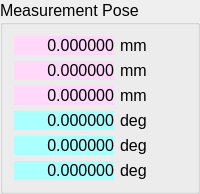
           <widget class="QGroupBox" name="groupBox_10">
            <property name="font">
             <font>
              <pointsize>12</pointsize>
             </font>
            </property>
            <property name="title">
             <string>Measurement Pose</string>
            </property>
            <layout class="QVBoxLayout" name="verticalLayout_26">
             <item>
              <layout class="QVBoxLayout" name="verticalLayout_33">
               <item>
                <layout class="QHBoxLayout" name="horizontalLayout_37">
                 <item>
                  <widget class="QLabel" name="label_measuresPose_X">
                   <property name="minimumSize">
                    <size>
                     <width>100</width>
                     <height>0</height>
                    </size>
                   </property>
                   <property name="font">
                    <font>
                     <pointsize>12</pointsize>
                    </font>
                   </property>
                   <property name="styleSheet">
                    <string notr="true">background-color: rgb(255, 216, 250);</string>
                   </property>
                   <property name="text">
                    <string>0.000000</string>
                   </property>
                   <property name="alignment">
                    <set>Qt::AlignRight|Qt::AlignTrailing|Qt::AlignVCenter</set>
                   </property>
                  </widget>
                 </item>
                 <item>
                  <widget class="QLabel" name="label_142">
                   <property name="font">
                    <font>
                     <pointsize>12</pointsize>
                     <weight>50</weight>
                     <bold>false</bold>
                    </font>
                   </property>
                   <property name="text">
                    <string>mm</string>
                   </property>
                  </widget>
                 </item>
                </layout>
               </item>
               <item>
                <layout class="QHBoxLayout" name="horizontalLayout_38">
                 <item>
                  <widget class="QLabel" name="label_measuresPose_Y">
                   <property name="minimumSize">
                    <size>
                     <width>100</width>
                     <height>0</height>
                    </size>
                   </property>
                   <property name="font">
                    <font>
                     <pointsize>12</pointsize>
                    </font>
                   </property>
                   <property name="styleSheet">
                    <string notr="true">background-color: rgb(255, 216, 250);</string>
                   </property>
                   <property name="text">
                    <string>0.000000</string>
                   </property>
                   <property name="alignment">
                    <set>Qt::AlignRight|Qt::AlignTrailing|Qt::AlignVCenter</set>
                   </property>
                  </widget>
                 </item>
                 <item>
                  <widget class="QLabel" name="label_144">
                   <property name="font">
                    <font>
                     <pointsize>12</pointsize>
                     <weight>50</weight>
                     <bold>false</bold>
                    </font>
                   </property>
                   <property name="text">
                    <string>mm</string>
                   </property>
                  </widget>
                 </item>
                </layout>
               </item>
               <item>
                <layout class="QHBoxLayout" name="horizontalLayout_39">
                 <item>
                  <widget class="QLabel" name="label_measuresPose_Z">
                   <property name="minimumSize">
                    <size>
                     <width>100</width>
                     <height>0</height>
                    </size>
                   </property>
                   <property name="font">
                    <font>
                     <pointsize>12</pointsize>
                    </font>
                   </property>
                   <property name="styleSheet">
                    <string notr="true">background-color: rgb(255, 216, 250);</string>
                   </property>
                   <property name="text">
                    <string>0.000000</string>
                   </property>
                   <property name="alignment">
                    <set>Qt::AlignRight|Qt::AlignTrailing|Qt::AlignVCenter</set>
                   </property>
                  </widget>
                 </item>
                 <item>
                  <widget class="QLabel" name="label_146">
                   <property name="font">
                    <font>
                     <pointsize>12</pointsize>
                     <weight>50</weight>
                     <bold>false</bold>
                    </font>
                   </property>
                   <property name="text">
                    <string>mm</string>
                   </property>
                  </widget>
                 </item>
                </layout>
               </item>
               <item>
                <layout class="QHBoxLayout" name="horizontalLayout_40">
                 <item>
                  <widget class="QLabel" name="label_measuresPose_phi">
                   <property name="minimumSize">
                    <size>
                     <width>100</width>
                     <height>0</height>
                    </size>
                   </property>
                   <property name="font">
                    <font>
                     <pointsize>12</pointsize>
                    </font>
                   </property>
                   <property name="styleSheet">
                    <string notr="true">background-color: rgb(170, 255, 255);</string>
                   </property>
                   <property name="text">
                    <string>0.000000</string>
                   </property>
                   <property name="alignment">
                    <set>Qt::AlignRight|Qt::AlignTrailing|Qt::AlignVCenter</set>
                   </property>
                  </widget>
                 </item>
                 <item>
                  <widget class="QLabel" name="label_148">
                   <property name="font">
                    <font>
                     <pointsize>12</pointsize>
                     <weight>50</weight>
                     <bold>false</bold>
                    </font>
                   </property>
                   <property name="text">
                    <string>deg</string>
                   </property>
                  </widget>
                 </item>
                </layout>
               </item>
               <item>
                <layout class="QHBoxLayout" name="horizontalLayout_41">
                 <item>
                  <widget class="QLabel" name="label_measuresPose_theta">
                   <property name="minimumSize">
                    <size>
                     <width>100</width>
                     <height>0</height>
                    </size>
                   </property>
                   <property name="font">
                    <font>
                     <pointsize>12</pointsize>
                    </font>
                   </property>
                   <property name="styleSheet">
                    <string notr="true">background-color: rgb(170, 255, 255);</string>
                   </property>
                   <property name="text">
                    <string>0.000000</string>
                   </property>
                   <property name="alignment">
                    <set>Qt::AlignRight|Qt::AlignTrailing|Qt::AlignVCenter</set>
                   </property>
                  </widget>
                 </item>
                 <item>
                  <widget class="QLabel" name="label_150">
                   <property name="font">
                    <font>
                     <pointsize>12</pointsize>
                     <weight>50</weight>
                     <bold>false</bold>
                    </font>
                   </property>
                   <property name="text">
                    <string>deg</string>
                   </property>
                  </widget>
                 </item>
                </layout>
               </item>
               <item>
                <layout class="QHBoxLayout" name="horizontalLayout_42">
                 <item>
                  <widget class="QLabel" name="label_measuresPose_psi">
                   <property name="minimumSize">
                    <size>
                     <width>100</width>
                     <height>0</height>
                    </size>
                   </property>
                   <property name="font">
                    <font>
                     <pointsize>12</pointsize>
                    </font>
                   </property>
                   <property name="styleSheet">
                    <string notr="true">background-color: rgb(170, 255, 255);</string>
                   </property>
                   <property name="text">
                    <string>0.000000</string>
                   </property>
                   <property name="alignment">
                    <set>Qt::AlignRight|Qt::AlignTrailing|Qt::AlignVCenter</set>
                   </property>
                  </widget>
                 </item>
                 <item>
                  <widget class="QLabel" name="label_152">
                   <property name="font">
                    <font>
                     <pointsize>12</pointsize>
                     <weight>50</weight>
                     <bold>false</bold>
                    </font>
                   </property>
                   <property name="text">
                    <string>deg</string>
                   </property>
                  </widget>
                 </item>
                </layout>
               </item>
              </layout>
             </item>
            </layout>
           </widget>
